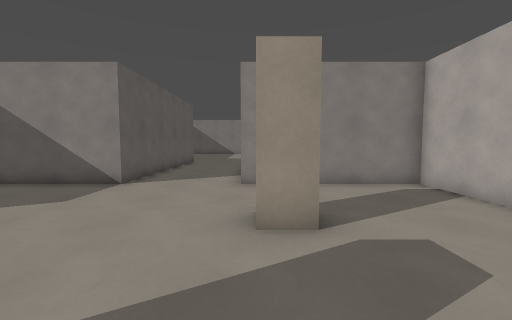
[1] (above)

21 first-person views from a walk through a 3-D level made in the Godot game engine. The camera is 1.4 m above the floor, tilts 4° down and sees 90° across. The floor is counted in squares, 1 m on a side. Each view is taken from the middle of a square. On the plan, view 1 faces up. The plan holds only what a view shows up to about 13 squares ahead; the rest is blank. Characters and animated objects are left out.

[2]
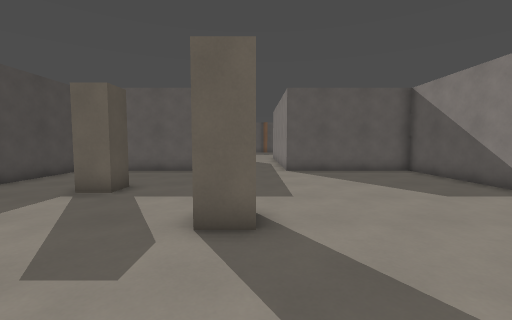

[3]
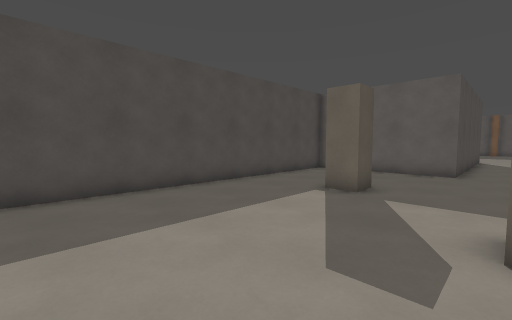

[4]
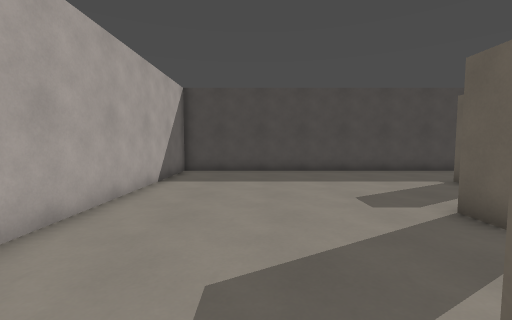

[5]
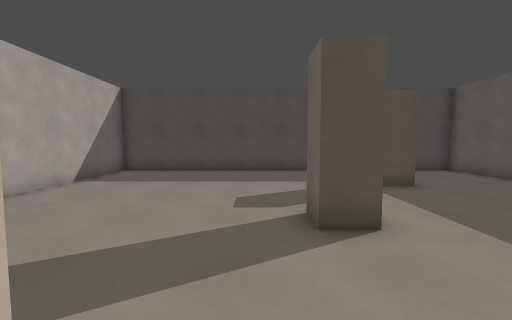

[6]
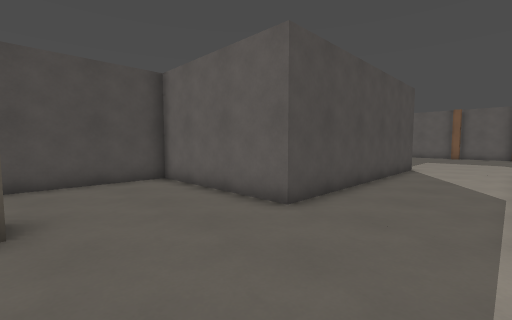

[7]
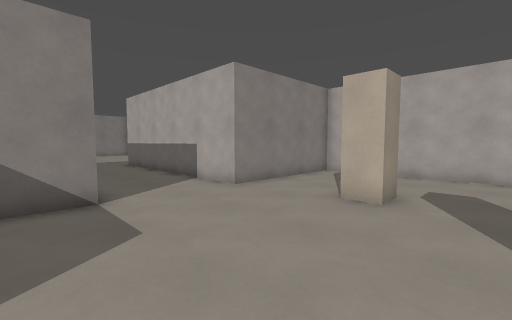

[8]
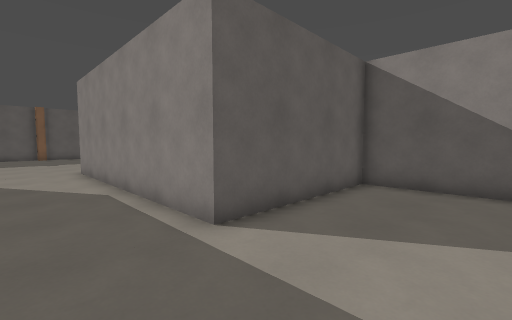

[9]
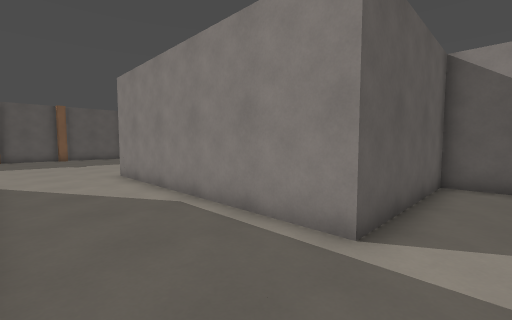

[10]
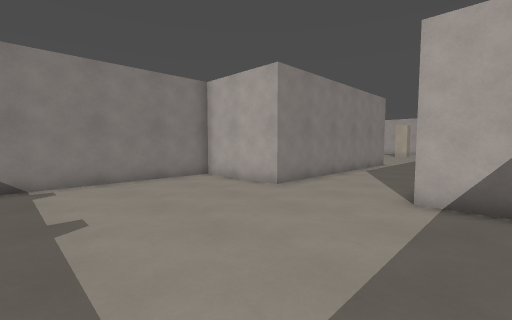

[11]
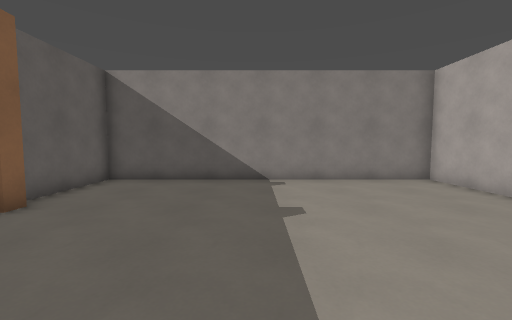

[12]
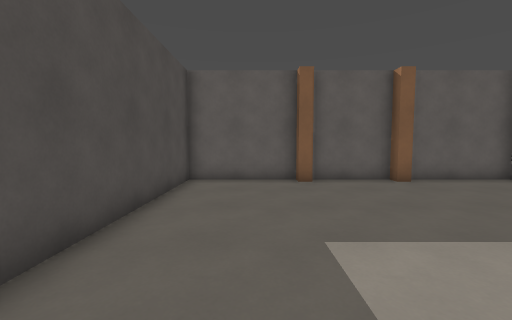

[13]
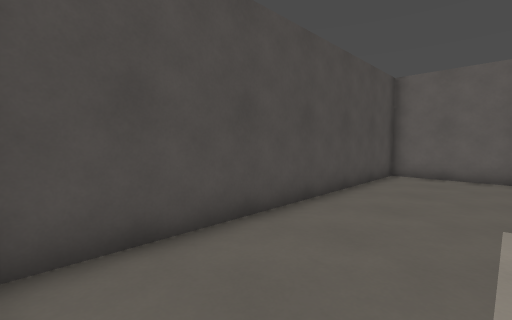

[14]
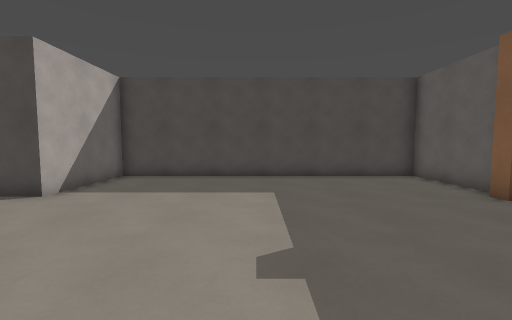

[15]
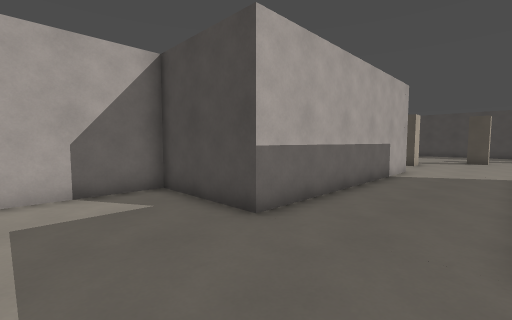

[16]
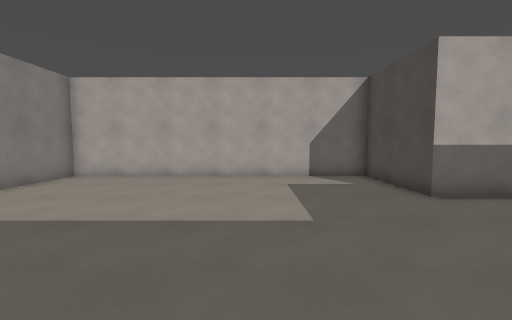

[17]
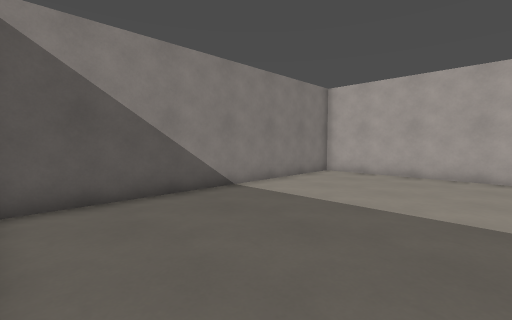

[18]
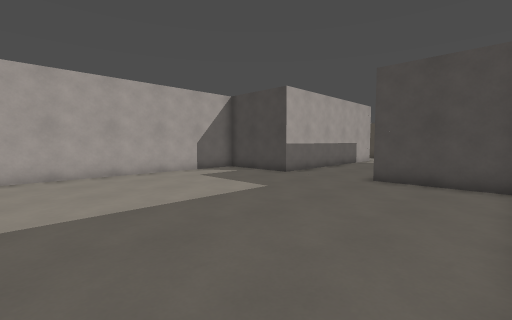

[19]
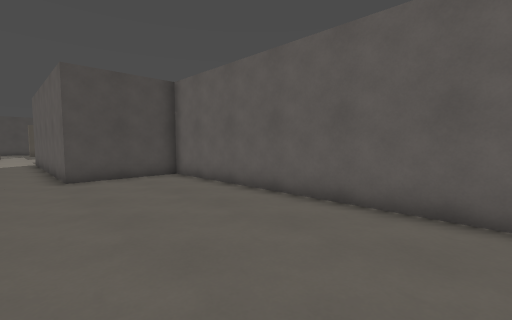

[20]
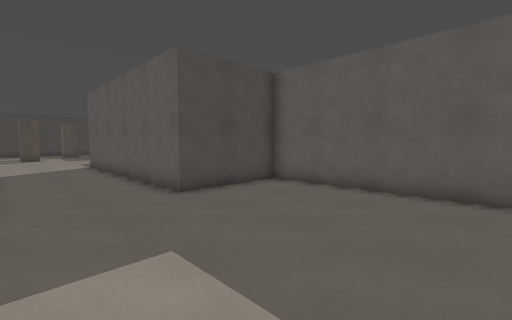

[21]
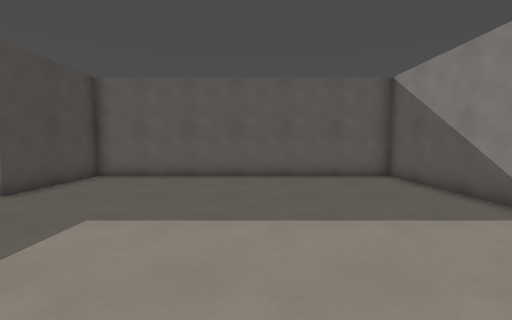

### Floor plan
Points are (right, up) in squares from view 1. A wall is a line through its corners. A room is listed if a view was taken in it or the views show most of it. See-through windows are left out.
Room 1 (views 1, 2, 3, 4, 5, 6, 7, 8, 9)
walls: (-5.5, 8.5) (-10.5, 8.5) (-10.5, 2.5) (-20.5, 2.5); (-20.5, -1.5) (-10.5, -1.5) (-10.5, -7.5) (5.5, -7.5) (5.5, 8.5) (-0.5, 8.5)
ways out: opening at (-20.8, 0.5) to room 2; opening at (-3, 8.2) to room 3
objects: pillar (-6, -4) to (-5, -3); pillar (-3, 0) to (-2, 1); pillar (0, 4) to (1, 5)
Room 2 (views 10, 11, 12, 13, 14)
walls: (-32, -1) (-32, -1.5); (-32, 2.6) (-32, 2) (-32.5, 2) (-32.5, -1); (-32.5, -1.4) (-32.5, -5.5) (-20.5, -5.5) (-20.5, -1.5); (-20.5, 2.5) (-20.5, 6.5) (-32.5, 6.5) (-32.5, 2.8)
ways out: opening at (-20.8, 0.5) to room 1
Room 3 (views 15, 16, 17, 18, 19, 20, 21)
walls: (-0.5, 8.5) (-0.5, 18.5) (3.5, 18.5) (3.5, 30.5) (-8.5, 30.5) (-8.5, 18.5) (-4.5, 18.5) (-4.5, 8.5) (-5.5, 8.5)
ways out: opening at (-3, 8.2) to room 1

Positions as (right, up) in squares from view 1, and headings:
1: (0, 0), facing up
2: (2, 1), facing left
3: (2, 0), facing down-left
4: (2, 5), facing down
5: (-1, 5), facing down
6: (-6, 2), facing down-left
7: (-6, 2), facing up-right
8: (-7, 0), facing up-left
9: (-9, -1), facing up-left
10: (-27, -3), facing up-right
11: (-27, -3), facing up
12: (-23, -3), facing left
13: (-21, -2), facing down-left
14: (-26, 5), facing down
15: (-4, 22), facing down-right
16: (-7, 23), facing right
17: (-8, 24), facing up-right
18: (-8, 28), facing down-right
19: (-3, 29), facing down-left
20: (-1, 25), facing down-left
21: (2, 25), facing left
